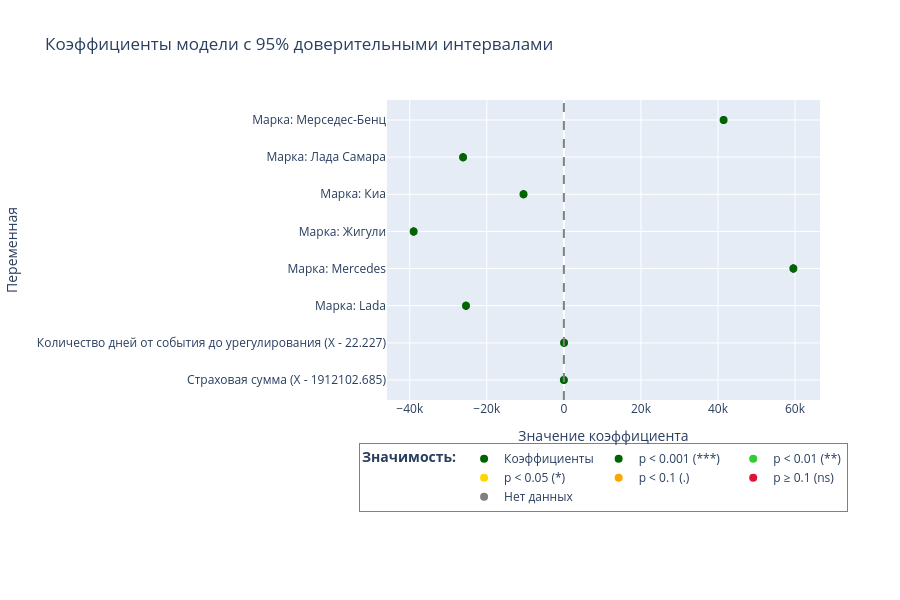
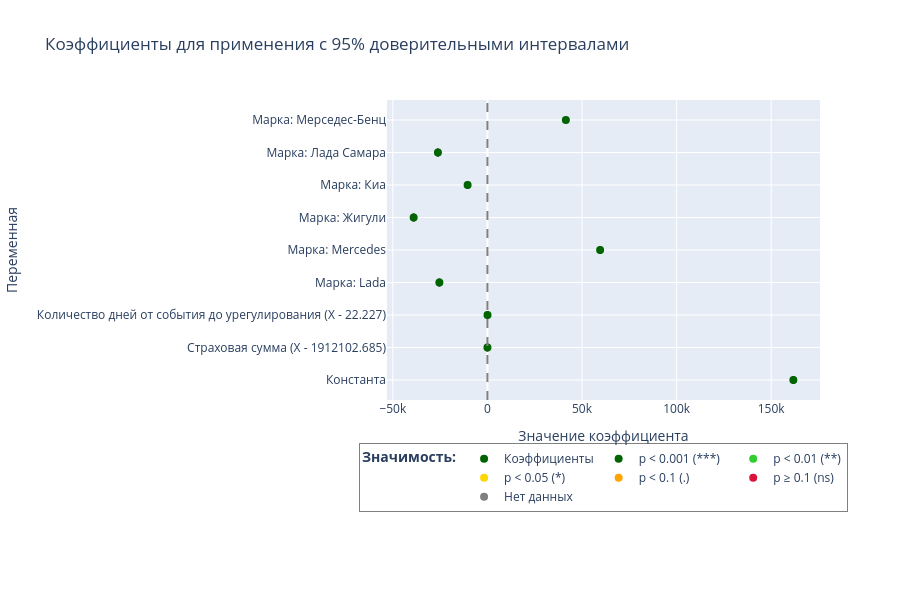
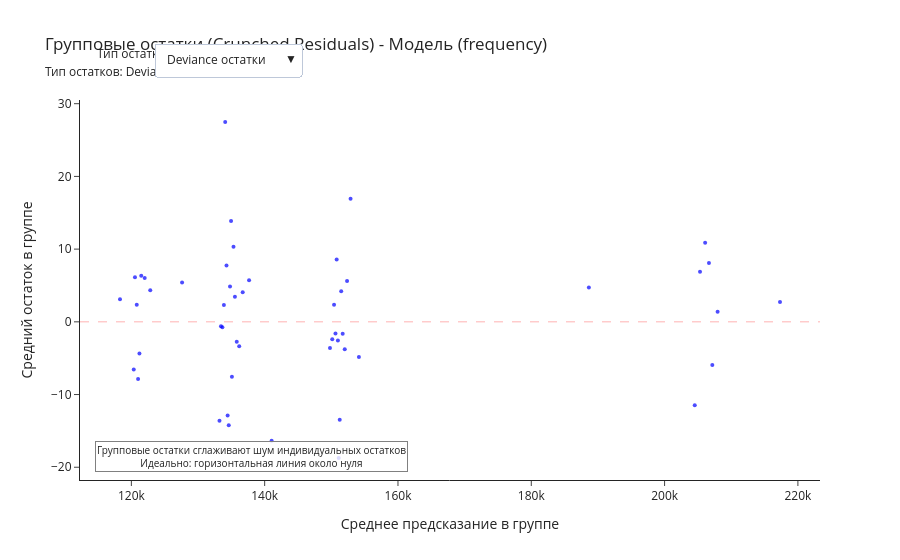
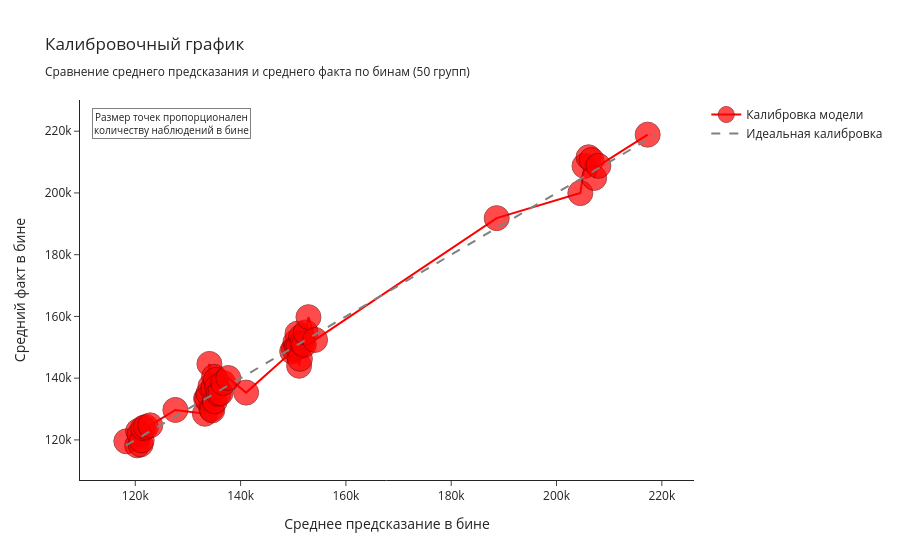

The notebook cell saved with these charts, in order:
### Code cell
output_dir = Path('model_analysis') / dataset_name
export_model_results(
    analysis_results,
    output_dir=str(output_dir),
    test_metrics=test_metrics,
    show_plots=True,
    model_type_hint='auto',
)

# Сохранение модели и пайплайна (для бук 3 и 4)
name_mapping = preprocessing_4glm_pipeline.steps[-1][1].get_column_mapping()
savem(
    name_mapping=name_mapping,
    dataset_name=dataset_name,
    pipeline=preprocessing_4glm_pipeline,
    df=df_model,
    analysis_results=analysis_results,
    model_dict=model_dict,
    file_extension=file_extension,
)

### Figure 1 — Plotly figure (JSON) as saved in the notebook; plotly's stock layout.template omitted (floating-point values rounded to 4 significant figures)
{"data": [{"customdata": [[0.0008442, 0.0008718, 0.0], [53.69, 54.24, 0.0], [-25440.0, -25370.0, 0.0], [59470.0, 59660.0, 0.0], [-39030.0, -38950.0, 0.0], [-10490.0, -10450.0, 0.0], [-26200.0, -26130.0, 0.0], [41410.0, 41520.0, 0.0]], "error_x": {"array": [1.38e-05, 0.2719, 33.83, 96.41, 38.88, 23.36, 38.81, 53.93], "arrayminus": [1.38e-05, 0.2719, 33.83, 96.41, 38.88, 23.36, 38.81, 53.93], "symmetric": false, "type": "data"}, "hovertemplate": "<b>%{y}</b><br>Значение: %{x:.3f}<br>Доверительный интервал: [%{customdata[0]:.3f}, %{customdata[1]:.3f}]<br>P-значение: %{customdata[2]:.3f}<br><extra></extra>", "marker": {"color": ["#006400", "#006400", "#006400", "#006400", "#006400", "#006400", "#006400", "#006400"], "size": 8}, "mode": "markers", "name": "Коэффициенты", "type": "scatter", "x": [0.000858, 53.97, -25400.0, 59570.0, -38990.0, -10470.0, -26160.0, 41460.0], "y": ["Страховая сумма (X - 1912102.685)", "Количество дней от события до урегулирования (X - 22.227)", "Марка: Lada", "Марка: Mercedes", "Марка: Жигули", "Марка: Киа", "Марка: Лада Самара", "Марка: Мерседес-Бенц"]}, {"hoverinfo": "skip", "marker": {"color": "#006400", "size": 8}, "mode": "markers", "name": "p < 0.001 (***)", "showlegend": true, "type": "scatter", "x": [null], "y": [null]}, {"hoverinfo": "skip", "marker": {"color": "#32CD32", "size": 8}, "mode": "markers", "name": "p < 0.01 (**)", "showlegend": true, "type": "scatter", "x": [null], "y": [null]}, {"hoverinfo": "skip", "marker": {"color": "#FFD700", "size": 8}, "mode": "markers", "name": "p < 0.05 (*)", "showlegend": true, "type": "scatter", "x": [null], "y": [null]}, {"hoverinfo": "skip", "marker": {"color": "#FFA500", "size": 8}, "mode": "markers", "name": "p < 0.1 (.)", "showlegend": true, "type": "scatter", "x": [null], "y": [null]}, {"hoverinfo": "skip", "marker": {"color": "#DC143C", "size": 8}, "mode": "markers", "name": "p ≥ 0.1 (ns)", "showlegend": true, "type": "scatter", "x": [null], "y": [null]}, {"hoverinfo": "skip", "marker": {"color": "#808080", "size": 8}, "mode": "markers", "name": "Нет данных", "showlegend": true, "type": "scatter", "x": [null], "y": [null]}], "layout": {"height": 600, "legend": {"bgcolor": "rgba(255,255,255,0.9)", "bordercolor": "gray", "borderwidth": 1, "orientation": "h", "title": {"text": "<b>Значимость:</b>"}, "x": 0.5, "xanchor": "center", "y": -0.3, "yanchor": "top"}, "margin": {"b": 200}, "shapes": [{"line": {"color": "gray", "dash": "dash"}, "type": "line", "x0": 0, "x1": 0, "xref": "x", "y0": 0, "y1": 1, "yref": "y domain"}], "title": {"text": "Коэффициенты модели с 95% доверительными интервалами"}, "xaxis": {"title": {"text": "Значение коэффициента"}}, "yaxis": {"title": {"text": "Переменная"}}}}

### Figure 2 — Plotly figure (JSON) as saved in the notebook; plotly's stock layout.template omitted (floating-point values rounded to 4 significant figures)
{"data": [{"customdata": [[161700.0, 161700.0, 0.0], [0.0008442, 0.0008718, 0.0], [53.69, 54.24, 0.0], [-25440.0, -25370.0, 0.0], [59470.0, 59660.0, 0.0], [-39030.0, -38950.0, 0.0], [-10490.0, -10450.0, 0.0], [-26200.0, -26130.0, 0.0], [NaN, NaN, 0.0]], "error_x": {"array": [20.98, 1.38e-05, 0.2719, 33.83, 96.41, 38.88, 23.36, 38.81, NaN], "arrayminus": [20.98, 1.38e-05, 0.2719, 33.83, 96.41, 38.88, 23.36, 38.81, NaN], "symmetric": false, "type": "data"}, "hovertemplate": "<b>%{y}</b><br>Значение: %{x:.3f}<br>Доверительный интервал: [%{customdata[0]:.3f}, %{customdata[1]:.3f}]<br>P-значение: %{customdata[2]:.3f}<br><extra></extra>", "marker": {"color": ["#006400", "#006400", "#006400", "#006400", "#006400", "#006400", "#006400", "#006400", "#006400"], "size": 8}, "mode": "markers", "name": "Коэффициенты", "type": "scatter", "x": [161700.0, 0.000858, 53.97, -25400.0, 59570.0, -38990.0, -10470.0, -26160.0, 41460.0], "y": ["Константа", "Страховая сумма (X - 1912102.685)", "Количество дней от события до урегулирования (X - 22.227)", "Марка: Lada", "Марка: Mercedes", "Марка: Жигули", "Марка: Киа", "Марка: Лада Самара", "Марка: Мерседес-Бенц"]}, {"hoverinfo": "skip", "marker": {"color": "#006400", "size": 8}, "mode": "markers", "name": "p < 0.001 (***)", "showlegend": true, "type": "scatter", "x": [null], "y": [null]}, {"hoverinfo": "skip", "marker": {"color": "#32CD32", "size": 8}, "mode": "markers", "name": "p < 0.01 (**)", "showlegend": true, "type": "scatter", "x": [null], "y": [null]}, {"hoverinfo": "skip", "marker": {"color": "#FFD700", "size": 8}, "mode": "markers", "name": "p < 0.05 (*)", "showlegend": true, "type": "scatter", "x": [null], "y": [null]}, {"hoverinfo": "skip", "marker": {"color": "#FFA500", "size": 8}, "mode": "markers", "name": "p < 0.1 (.)", "showlegend": true, "type": "scatter", "x": [null], "y": [null]}, {"hoverinfo": "skip", "marker": {"color": "#DC143C", "size": 8}, "mode": "markers", "name": "p ≥ 0.1 (ns)", "showlegend": true, "type": "scatter", "x": [null], "y": [null]}, {"hoverinfo": "skip", "marker": {"color": "#808080", "size": 8}, "mode": "markers", "name": "Нет данных", "showlegend": true, "type": "scatter", "x": [null], "y": [null]}], "layout": {"height": 600, "legend": {"bgcolor": "rgba(255,255,255,0.9)", "bordercolor": "gray", "borderwidth": 1, "orientation": "h", "title": {"text": "<b>Значимость:</b>"}, "x": 0.5, "xanchor": "center", "y": -0.3, "yanchor": "top"}, "margin": {"b": 200}, "shapes": [{"line": {"color": "gray", "dash": "dash"}, "type": "line", "x0": 0, "x1": 0, "xref": "x", "y0": 0, "y1": 1, "yref": "y domain"}], "title": {"text": "Коэффициенты для применения с 95% доверительными интервалами"}, "xaxis": {"title": {"text": "Значение коэффициента"}}, "yaxis": {"title": {"text": "Переменная"}}}}

### Figure 3 — Plotly figure (JSON) as saved in the notebook; plotly's stock layout.template omitted (floating-point values rounded to 4 significant figures)
{"data": [{"hovertemplate": "Среднее предсказание: %{x:.4f}<br>Средний остаток: %{y:.4f}<br><extra></extra>", "marker": {"color": "blue", "opacity": 0.7, "size": 4}, "mode": "markers", "name": "Обычные остатки", "type": "scatter", "visible": false, "x": [118300.0, 120400.0, 120500.0, 120800.0, 121000.0, 121200.0, 121500.0, 122000.0, 122800.0, 127600.0, 133200.0, 133400.0, 133700.0, 133900.0, 134100.0, 134300.0, 134400.0, 134600.0, 134800.0, 135000.0, 135100.0, 135300.0, 135500.0, 135800.0, 136200.0, 136700.0, 137700.0, 141000.0, 149800.0, 150100.0, 150400.0, 150600.0, 150800.0, 151000.0, 151100.0, 151300.0, 151500.0, 151700.0, 152000.0, 152400.0, 152900.0, 154100.0, 188600.0, 204500.0, 205300.0, 206100.0, 206700.0, 207200.0, 208000.0, 217300.0], "y": [1261.0, -2128.0, 2303.0, 992.2, -2458.0, -1365.0, 2362.0, 2204.0, 1882.0, 2103.0, -4744.0, -32.59, -200.4, 1133.0, 10550.0, 3095.0, -4420.0, -5041.0, 2027.0, 5491.0, -2611.0, 4190.0, 1520.0, -900.0, -1048.0, 1736.0, 2398.0, -5712.0, -1122.0, -650.8, 1201.0, -484.5, 3625.0, -831.3, -7076.0, -4980.0, 1866.0, -439.8, -1260.0, 2448.0, 6883.0, -1747.0, 3204.0, -4568.0, 3448.0, 5476.0, 4055.0, -2278.0, 840.1, 1580.0]}, {"hovertemplate": "Среднее предсказание: %{x:.4f}<br>Средний остаток: %{y:.4f}<br><extra></extra>", "marker": {"color": "blue", "opacity": 0.7, "size": 4}, "mode": "markers", "name": "Deviance остатки", "type": "scatter", "visible": true, "x": [118300.0, 120400.0, 120500.0, 120800.0, 121000.0, 121200.0, 121500.0, 122000.0, 122800.0, 127600.0, 133200.0, 133400.0, 133700.0, 133900.0, 134100.0, 134300.0, 134400.0, 134600.0, 134800.0, 135000.0, 135100.0, 135300.0, 135500.0, 135800.0, 136200.0, 136700.0, 137700.0, 141000.0, 149800.0, 150100.0, 150400.0, 150600.0, 150800.0, 151000.0, 151100.0, 151300.0, 151500.0, 151700.0, 152000.0, 152400.0, 152900.0, 154100.0, 188600.0, 204500.0, 205300.0, 206100.0, 206700.0, 207200.0, 208000.0, 217300.0], "y": [3.092, -6.547, 6.143, 2.332, -7.865, -4.366, 6.347, 6.042, 4.36, 5.413, -13.6, -0.5933, -0.7504, 2.318, 27.48, 7.739, -12.9, -14.22, 4.859, 13.88, -7.559, 10.34, 3.447, -2.747, -3.356, 4.052, 5.714, -16.35, -3.589, -2.413, 2.341, -1.61, 8.579, -2.552, -18.73, -13.46, 4.215, -1.646, -3.757, 5.608, 16.94, -4.832, 4.735, -11.48, 6.889, 10.88, 8.08, -5.95, 1.397, 2.714]}, {"hovertemplate": "Среднее предсказание: %{x:.4f}<br>Средний остаток: %{y:.4f}<br><extra></extra>", "marker": {"color": "blue", "opacity": 0.7, "size": 4}, "mode": "markers", "name": "Anscombe остатки", "type": "scatter", "visible": false, "x": [118300.0, 120400.0, 120500.0, 120800.0, 121000.0, 121200.0, 121500.0, 122000.0, 122800.0, 127600.0, 133200.0, 133400.0, 133700.0, 133900.0, 134100.0, 134300.0, 134400.0, 134600.0, 134800.0, 135000.0, 135100.0, 135300.0, 135500.0, 135800.0, 136200.0, 136700.0, 137700.0, 141000.0, 149800.0, 150100.0, 150400.0, 150600.0, 150800.0, 151000.0, 151100.0, 151300.0, 151500.0, 151700.0, 152000.0, 152400.0, 152900.0, 154100.0, 188600.0, 204500.0, 205300.0, 206100.0, 206700.0, 207200.0, 208000.0, 217300.0], "y": [3.091, -6.548, 6.144, 2.332, -7.867, -4.366, 6.348, 6.043, 4.361, 5.413, -13.6, -0.593, -0.7505, 2.318, 27.49, 7.741, -12.9, -14.23, 4.862, 13.89, -7.559, 10.34, 3.446, -2.747, -3.356, 4.053, 5.714, -16.35, -3.59, -2.414, 2.341, -1.611, 8.578, -2.552, -18.73, -13.46, 4.216, -1.647, -3.758, 5.608, 16.94, -4.832, 4.737, -11.48, 6.89, 10.88, 8.081, -5.951, 1.397, 2.714]}, {"hovertemplate": "Среднее предсказание: %{x:.4f}<br>Средний остаток: %{y:.4f}<br><extra></extra>", "marker": {"color": "blue", "opacity": 0.7, "size": 4}, "mode": "markers", "name": "Log-scale остатки", "type": "scatter", "visible": false, "x": [118300.0, 120400.0, 120500.0, 120800.0, 121000.0, 121200.0, 121500.0, 122000.0, 122800.0, 127600.0, 133200.0, 133400.0, 133700.0, 133900.0, 134100.0, 134300.0, 134400.0, 134600.0, 134800.0, 135000.0, 135100.0, 135300.0, 135500.0, 135800.0, 136200.0, 136700.0, 137700.0, 141000.0, 149800.0, 150100.0, 150400.0, 150600.0, 150800.0, 151000.0, 151100.0, 151300.0, 151500.0, 151700.0, 152000.0, 152400.0, 152900.0, 154100.0, 188600.0, 204500.0, 205300.0, 206100.0, 206700.0, 207200.0, 208000.0, 217300.0], "y": [0.004837, -0.02134, 0.01494, 0.003704, -0.02732, -0.01511, 0.01583, 0.01583, 0.006787, 0.01274, -0.04073, -0.004354, -0.003167, 0.002095, 0.06853, 0.01737, -0.03995, -0.04151, 0.00984, 0.03225, -0.02305, 0.02257, 0.005617, -0.009163, -0.01188, 0.007545, 0.01145, -0.04984, -0.01292, -0.01012, 0.002142, -0.006038, 0.01817, -0.008702, -0.05099, -0.03806, 0.007923, -0.006923, -0.01238, 0.01098, 0.0401, -0.0143, 0.001594, -0.0317, 0.01204, 0.01894, 0.01412, -0.01731, 0.001132, 0.00316]}], "layout": {"annotations": [{"font": {"size": 12}, "showarrow": false, "text": "Тип остатков:", "x": 0.02, "xref": "paper", "y": 1.15, "yref": "paper"}, {"bgcolor": "rgba(255,255,255,0.8)", "bordercolor": "gray", "borderwidth": 1, "font": {"size": 10}, "showarrow": false, "text": "Групповые остатки сглаживают шум индивидуальных остатков<br>Идеально: горизонтальная линия около нуля", "x": 0.02, "xref": "paper", "y": 0.02, "yref": "paper"}], "shapes": [{"line": {"color": "red", "dash": "dash", "width": 1}, "type": "line", "x0": 0, "x1": 1, "xref": "x domain", "y0": 0, "y1": 0, "yref": "y"}], "showlegend": false, "title": {"text": "Групповые остатки (Crunched Residuals) - Модель (frequency)<br><sub>Тип остатков: Deviance остатки</sub>"}, "updatemenus": [{"active": 1, "buttons": [{"args": [{"visible": [true, false, false, false]}, {"title": "Групповые остатки (Crunched Residuals) - Модель (frequency)<br><sub>Тип остатков: Обычные остатки</sub>"}], "label": "Обычные остатки", "method": "update"}, {"args": [{"visible": [false, true, false, false]}, {"title": "Групповые остатки (Crunched Residuals) - Модель (frequency)<br><sub>Тип остатков: Deviance остатки</sub>"}], "label": "Deviance остатки", "method": "update"}, {"args": [{"visible": [false, false, true, false]}, {"title": "Групповые остатки (Crunched Residuals) - Модель (frequency)<br><sub>Тип остатков: Anscombe остатки</sub>"}], "label": "Anscombe остатки", "method": "update"}, {"args": [{"visible": [false, false, false, true]}, {"title": "Групповые остатки (Crunched Residuals) - Модель (frequency)<br><sub>Тип остатков: Log-scale остатки</sub>"}], "label": "Log-scale остатки", "method": "update"}], "direction": "down", "showactive": true, "x": 0.1, "xanchor": "left", "y": 1.15, "yanchor": "top"}], "xaxis": {"title": {"text": "Среднее предсказание в группе"}}, "yaxis": {"title": {"text": "Средний остаток в группе"}}}}

### Figure 4 — Plotly figure (JSON) as saved in the notebook; plotly's stock layout.template omitted (floating-point values rounded to 4 significant figures)
{"data": [{"line": {"color": "red", "width": 2}, "marker": {"color": "red", "line": {"color": "darkred", "width": 1}, "opacity": 0.7, "size": [25.0, 25.0, 25.0, 25.0, 25.0, 25.0, 25.0, 25.0, 25.0, 25.0, 25.0, 25.0, 25.0, 25.0, 25.0, 25.0, 25.0, 25.0, 25.0, 25.0, 25.0, 25.0, 25.0, 25.0, 25.0, 25.0, 25.0, 25.0, 25.0, 25.0, 25.0, 25.0, 25.0, 25.0, 25.0, 25.0, 25.0, 25.0, 25.0, 25.0, 25.0, 25.0, 25.0, 25.0, 25.0, 25.0, 25.0, 25.0, 25.0, 25.0]}, "mode": "markers+lines", "name": "Калибровка модели", "type": "scatter", "x": [118300.0, 120400.0, 120500.0, 120800.0, 121000.0, 121200.0, 121500.0, 122000.0, 122800.0, 127600.0, 133200.0, 133400.0, 133700.0, 133900.0, 134100.0, 134300.0, 134400.0, 134600.0, 134800.0, 135000.0, 135100.0, 135300.0, 135500.0, 135800.0, 136200.0, 136700.0, 137700.0, 141000.0, 149800.0, 150100.0, 150400.0, 150600.0, 150800.0, 151000.0, 151100.0, 151300.0, 151500.0, 151700.0, 152000.0, 152400.0, 152900.0, 154100.0, 188600.0, 204500.0, 205300.0, 206100.0, 206700.0, 207200.0, 208000.0, 217300.0], "y": [119600.0, 118200.0, 122800.0, 121800.0, 118500.0, 119800.0, 123800.0, 124200.0, 124700.0, 129700.0, 128500.0, 133400.0, 133500.0, 135000.0, 144600.0, 137400.0, 130000.0, 129600.0, 136800.0, 140400.0, 132500.0, 139500.0, 137100.0, 134900.0, 135100.0, 138400.0, 140100.0, 135300.0, 148700.0, 149500.0, 151600.0, 150100.0, 154400.0, 150200.0, 144000.0, 146300.0, 153300.0, 151300.0, 150800.0, 154800.0, 159800.0, 152400.0, 191800.0, 200000.0, 208800.0, 211600.0, 210700.0, 204900.0, 208800.0, 218900.0]}, {"line": {"color": "gray", "dash": "dash", "width": 2}, "mode": "lines", "name": "Идеальная калибровка", "type": "scatter", "x": [118200.0, 218900.0], "y": [118200.0, 218900.0]}], "layout": {"annotations": [{"bgcolor": "rgba(255,255,255,0.8)", "bordercolor": "gray", "borderwidth": 1, "font": {"size": 10}, "showarrow": false, "text": "Размер точек пропорционален<br>количеству наблюдений в бине", "x": 0.02, "xref": "paper", "y": 0.98, "yref": "paper"}], "showlegend": true, "title": {"text": "Калибровочный график<br><sub>Сравнение среднего предсказания и среднего факта по бинам (50 групп)</sub>"}, "xaxis": {"title": {"text": "Среднее предсказание в бине"}}, "yaxis": {"title": {"text": "Средний факт в бине"}}}}
